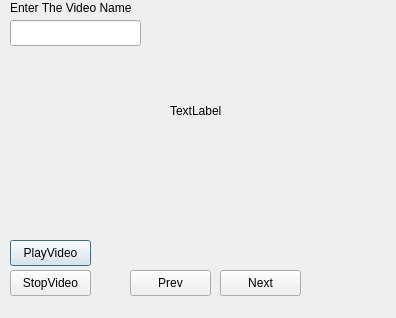
<?xml version="1.0" encoding="UTF-8"?>
<ui version="4.0">
 <class>Dialog</class>
 <widget class="QDialog" name="Dialog">
  <property name="geometry">
   <rect>
    <x>0</x>
    <y>0</y>
    <width>396</width>
    <height>318</height>
   </rect>
  </property>
  <property name="windowTitle">
   <string>Dialog</string>
  </property>
  <widget class="QPushButton" name="pushButton">
   <property name="geometry">
    <rect>
     <x>10</x>
     <y>240</y>
     <width>81</width>
     <height>26</height>
    </rect>
   </property>
   <property name="text">
    <string>PlayVideo</string>
   </property>
  </widget>
  <widget class="QPushButton" name="pushButton_2">
   <property name="geometry">
    <rect>
     <x>10</x>
     <y>270</y>
     <width>81</width>
     <height>26</height>
    </rect>
   </property>
   <property name="text">
    <string>StopVideo</string>
   </property>
  </widget>
  <widget class="QPushButton" name="pushButton_3">
   <property name="geometry">
    <rect>
     <x>130</x>
     <y>270</y>
     <width>81</width>
     <height>26</height>
    </rect>
   </property>
   <property name="text">
    <string>Prev</string>
   </property>
  </widget>
  <widget class="QPushButton" name="pushButton_4">
   <property name="geometry">
    <rect>
     <x>220</x>
     <y>270</y>
     <width>81</width>
     <height>26</height>
    </rect>
   </property>
   <property name="text">
    <string>Next</string>
   </property>
  </widget>
  <widget class="QLabel" name="label">
   <property name="enabled">
    <bool>true</bool>
   </property>
   <property name="geometry">
    <rect>
     <x>170</x>
     <y>90</y>
     <width>51</width>
     <height>41</height>
    </rect>
   </property>
   <property name="mouseTracking">
    <bool>false</bool>
   </property>
   <property name="text">
    <string>TextLabel</string>
   </property>
  </widget>
  <widget class="QLineEdit" name="videoNameInput">
   <property name="geometry">
    <rect>
     <x>10</x>
     <y>20</y>
     <width>131</width>
     <height>26</height>
    </rect>
   </property>
  </widget>
  <widget class="QLabel" name="label_6">
   <property name="geometry">
    <rect>
     <x>10</x>
     <y>0</y>
     <width>141</width>
     <height>16</height>
    </rect>
   </property>
   <property name="text">
    <string>Enter The Video Name</string>
   </property>
  </widget>
  <widget class="QStackedWidget" name="stackedWidget">
   <property name="geometry">
    <rect>
     <x>290</x>
     <y>40</y>
     <width>120</width>
     <height>80</height>
    </rect>
   </property>
   <widget class="QWidget" name="page"/>
   <widget class="QWidget" name="page_2"/>
  </widget>
 </widget>
 <resources/>
 <connections/>
</ui>
